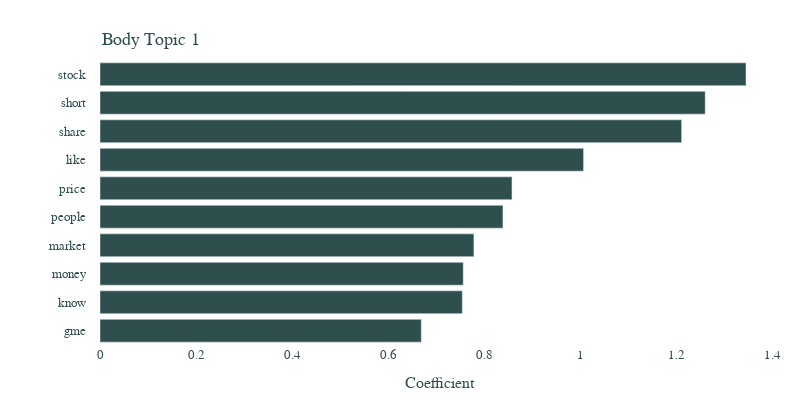
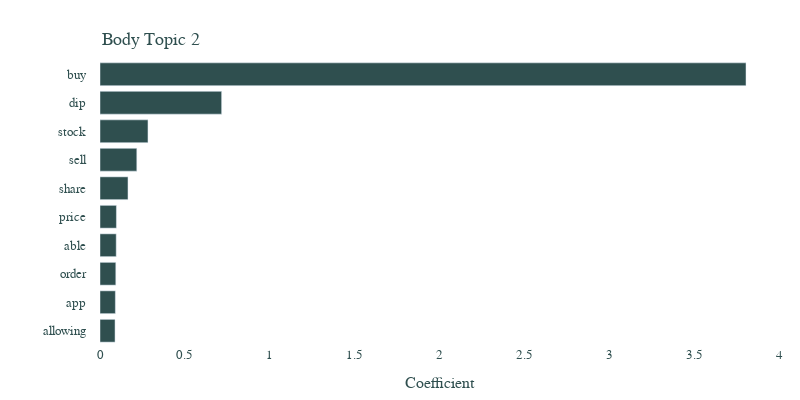

Notebook code cell kept with these figures, in order:
### Code cell
# Topics of bodies
for topic in topics:
    create_plot(topic, "darkslategray")

### Figure 1 — Plotly figure (JSON) as saved in the notebook; plotly's stock layout.template omitted (floating-point values rounded to 4 significant figures)
{"data": [{"alignmentgroup": "True", "hovertemplate": "Coefficient=%{x}<br>index=%{y}<extra></extra>", "legendgroup": "", "marker": {"color": "darkslategray", "pattern": {"shape": ""}}, "name": "", "offsetgroup": "", "orientation": "h", "showlegend": false, "textfont": {"size": 11}, "textposition": "inside", "type": "bar", "x": [0.669, 0.7544, 0.7563, 0.7786, 0.839, 0.8578, 1.007, 1.211, 1.26, 1.345], "xaxis": "x", "y": ["gme", "know", "money", "market", "people", "price", "like", "share", "short", "stock"], "yaxis": "y"}], "layout": {"barmode": "relative", "font": {"color": "darkslategray", "family": "Charter", "size": 13}, "height": 400, "legend": {"tracegroupgap": 0}, "margin": {"autoexpand": true, "b": 30, "l": 100, "r": 20, "t": 60}, "plot_bgcolor": "white", "showlegend": false, "title": {"text": "Body Topic 1", "x": 0.128, "y": 0.92}, "width": 800, "xaxis": {"anchor": "y", "domain": [0, 1], "title": {"text": "Coefficient"}}, "yaxis": {"anchor": "x", "domain": [0, 1], "tickcolor": "white", "tickfont": {"family": "Charter"}, "ticklen": 10, "ticks": "outside", "title": {"text": ""}}}}

### Figure 2 — Plotly figure (JSON) as saved in the notebook; plotly's stock layout.template omitted (floating-point values rounded to 4 significant figures)
{"data": [{"alignmentgroup": "True", "hovertemplate": "Coefficient=%{x}<br>index=%{y}<extra></extra>", "legendgroup": "", "marker": {"color": "darkslategray", "pattern": {"shape": ""}}, "name": "", "offsetgroup": "", "orientation": "h", "showlegend": false, "textfont": {"size": 11}, "textposition": "inside", "type": "bar", "x": [0.08856, 0.09048, 0.09305, 0.09545, 0.09666, 0.1647, 0.2168, 0.2825, 0.7163, 3.804], "xaxis": "x", "y": ["allowing", "app", "order", "able", "price", "share", "sell", "stock", "dip", "buy"], "yaxis": "y"}], "layout": {"barmode": "relative", "font": {"color": "darkslategray", "family": "Charter", "size": 13}, "height": 400, "legend": {"tracegroupgap": 0}, "margin": {"autoexpand": true, "b": 30, "l": 100, "r": 20, "t": 60}, "plot_bgcolor": "white", "showlegend": false, "title": {"text": "Body Topic 2", "x": 0.128, "y": 0.92}, "width": 800, "xaxis": {"anchor": "y", "domain": [0, 1], "title": {"text": "Coefficient"}}, "yaxis": {"anchor": "x", "domain": [0, 1], "tickcolor": "white", "tickfont": {"family": "Charter"}, "ticklen": 10, "ticks": "outside", "title": {"text": ""}}}}
